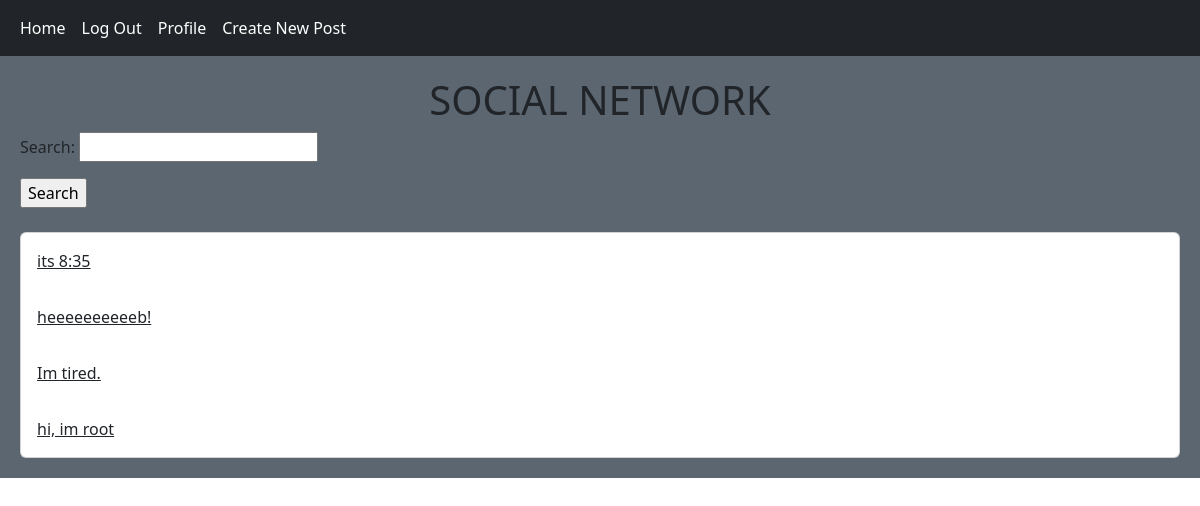
/ (signed in), run on an earlier commit of the app's database.
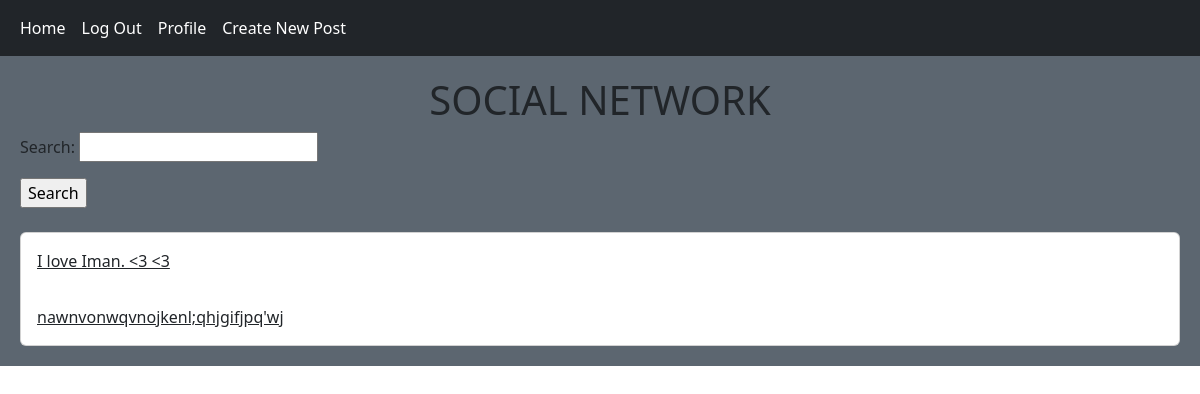
And on a later commit of the database.
### post/models.py (models this page shows, shortened)
class Post(models.Model):
    body = models.TextField(max_length=250)
    slug = models.SlugField()
    created = models.DateTimeField(auto_now_add=True)
    updated = models.DateTimeField(auto_now=True)
    user = models.ForeignKey(User, on_delete=models.CASCADE)
    class Meta:
        ordering = ('-created',)

### home/views.py (the view)
# urls.py: path('', views.HomeView.as_view(), name='home'),
class HomeView(View):
    form_class = PostSearchForm
    def get(self, request):
        posts = Post.objects.all()
        if request.GET.get('search'):
            posts = posts.filter(body__contains=request.GET['search'])
        return render(request, 'home/home.html', {'posts': posts, 'form': self.form_class})

### home/templates/home/home.html
{% extends 'base.html' %}
{% block content%}
<h1 class="text-center">SOCIAL NETWORK</h1>
<form action="" method="get">
    {{ form.as_p }}
    <input type="submit" value="Search">
</form>
<br/>
<div class="card">
    {% for post in posts %}
        <a href="{% url 'post:post_detail' post.id post.slug %}" class="card-body">{{ post.body | truncatewords:60 }}</a>
    {% endfor %}
</div>
{% endblock %}

### templates/base.html (shortened to what this page needs)
<!DOCTYPE html>
<html lang="en">
<head>
    <link href="https://cdn.jsdelivr.net/npm/bootstrap@5.3.2/dist/css/bootstrap.min.css" rel="stylesheet">
</head>
<body>
    {% include 'inc/navbar.html' %}
    <div class="jumbotron">
        {% block content %} {%endblock%}
    </div>
</body>
</html>

### templates/inc/navbar.html
<nav class="navbar navbar-expand-lg navbar-dark bg-dark">
    <div class="container-fluid">
        <div class="navbar-nav">
        <a class="nav-link active" href="{% url 'home:home' %}">Home</a>
        {% if request.user.is_authenticated %}
            <a class="nav-link active" href="{% url 'accounts:user_logout' %}">Log Out</a>
            <a class="nav-link active" href="{% url 'accounts:user_profile'  request.user.id %}">Profile</a>
            {% if request.user.id == user.id %}
                <a href="{%url 'post:post_create' %}" class="nav-link active">Create New Post</a>
            {% endif %}
        {% else %}
            <a class="nav-link active" href="{% url 'accounts:user_register' %}">Register</a>
            <a class="nav-link active" href="{% url 'accounts:user_login' %}">Login</a>
        {% endif %}
        </div>
    </div>
</nav>

### templates/base.html (style rules this page uses)
.jumbotron { padding: 20px; margin-bottom: 20px; background-color : #5c6670; }

What changed in the data, as far as the page shows it:
removed Post: body "its 8:35"
removed Post: body "heeeeeeeeeeb!"
removed Post: body "Im tired."
removed Post: body "hi, im root"
added Post: body "I love Iman. <3 <3"
added Post: body "nawnvonwqvnojkenl;qhjgifjpq'wj"
